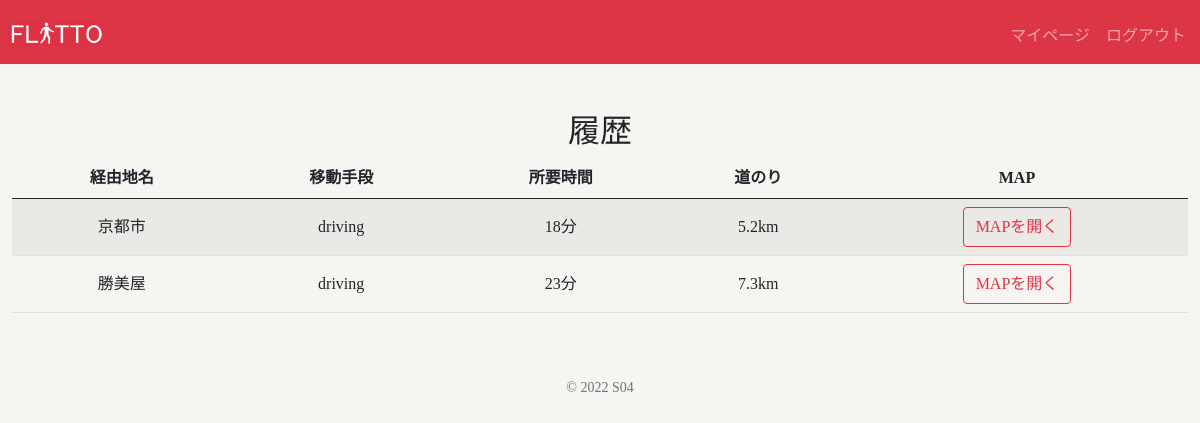
/history (signed in), run on an earlier commit of the app's database.
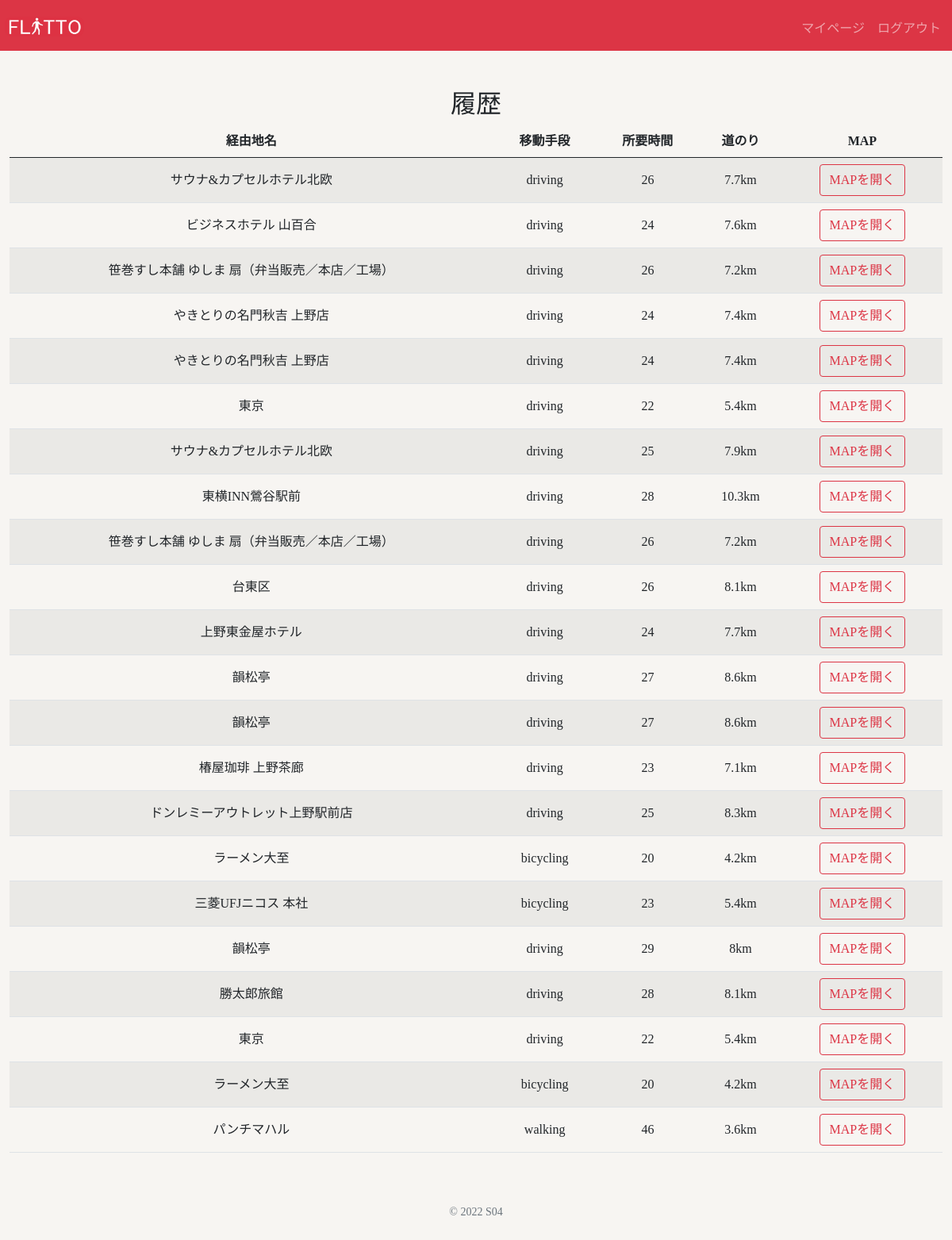
And on a later commit of the database.
### tables this page shows
CREATE TABLE 'history' ('id' INTEGER PRIMARY KEY AUTOINCREMENT NOT NULL, 'userid' INTEGER NOT NULL,'url' TEXT NOT NULL, 'used_at' INTEGER NOT NULL,'required_at' TEXT NOT NULL, 'distance' INTEGER NOT NULL, 'way' TEXT NOT NULL, 'first' TEXT NOT NULL, 'second' TEXT NOT NULL);

### app.py (the view)
@app.route("/history")
def history():
    if request.method == "POST":
        means = request.form.get('means')
    else:
        means = "driving"
    history = db.execute("SELECT * FROM history WHERE userid=?",session['user_id'])
    return render_template("history.html", history = history)

### templates/history.html (shortened to what this page needs)
{% extends "layout.html" %}
{% block main %}
<table class="table table-striped">
    <h2>履歴</h2>
    <thead>
        <tr>
            <th>経由地名</th>
            <th>移動手段</th>
            <th>所要時間</th>
            <th>道のり</th>
            <th>MAP</th>
        </tr>
    </thead>
    <tbody>
        {% set a = namespace(cnt=0) %}
        {% for history in history %}
        <tr>
            <td>{{ history.second }}</td>
            <td>{{ history.way }}</td>
            <td>{{ history.required_at }}</td>
            <td>{{ history.distance }}km</td>
            <td><button onclick="location.href='{{ history.url }}'"
                class="btn btn-outline-danger">MAPを開く</button></td>
        </tr>
        {% set a.cnt = a.cnt + 1 %}
        {% endfor %}
    </tbody>
</table>
{% endblock %}

### templates/layout.html (shortened to what this page needs)
<!DOCTYPE html>
<html>
<head>
    <link rel="stylesheet" href="../static/css/style.css">
    <link rel="stylesheet" href="../static/css/style_index.css">
    <link href="https://cdn.jsdelivr.net/npm/bootstrap@5.0.2/dist/css/bootstrap.min.css" rel="stylesheet">
</head>
    <body class="body">
        <nav class="navbar navbar-expand-md navbar-dark bg-danger">
            {% if session["user_id"] %}
            <a class="navbar-brand" href="/"><img src="static/img/map_logo.png"></a>
            <div class="navbar-collapse collapse justify-content-stretch" id="navbar">
                <ul class="navbar-nav ms-auto mt-2">
                    <li class="nav-item"><a class="nav-link" href="/mypage">マイページ</a></li>
                    <li class="nav-item"><a class="nav-link" href="/logout">ログアウト</a></li>
                </ul>
            </div>
            {% endif %}
        </nav>
        <main class="container-fluid py-5 text-center">
            {% block main %}{% endblock %}
        </main>
        <footer class="mb-5 small text-center text-muted">
            &copy; 2022 S04
        </footer>
    </body>
</html>

### static/css/style.css (style rules this page uses)
.body { font-family: "筑紫B丸ゴシック", "ヒラギノ丸ゴ ProN"; background-color: #F7F5F2; margin:0; padding:0; }
.navbar { background-color: #; padding:0 0.5vw; }
.navbar-brand img { width:100px; margin:0.15vw 0; }
.table td { vertical-align: middle; }

### static/css/style_index.css (style rules this page uses)
.btn { color: #ffffff; padding: 0em 1em; height: 2.5rem; border-radius: 0.3rem; border: #F56D91; background-color: #F56D91; }
img { border-radius:0.75vw; }

What changed in the data, as far as the page shows it:
removed history: second "京都市", way "driving", required_at "18分", distance "5.2"
removed history: second "勝美屋", way "driving", required_at "23分", distance "7.3"
added history: second "サウナ&カプセルホテル北欧", way "driving", required_at "26", distance "7.7"
added history: second "ビジネスホテル 山百合", way "driving", required_at "24", distance "7.6"
added history: second "笹巻すし本舗 ゆしま 扇（弁当販売／本店／工場）", way "driving", required_at "26", distance "7.2"
added history: second "やきとりの名門秋吉 上野店", way "driving", required_at "24", distance "7.4"
added history: second "やきとりの名門秋吉 上野店", way "driving", required_at "24", distance "7.4"
added history: second "東京", way "driving", required_at "22", distance "5.4"
added history: second "サウナ&カプセルホテル北欧", way "driving", required_at "25", distance "7.9"
added history: second "東横INN鶯谷駅前", way "driving", required_at "28", distance "10.3"
added history: second "笹巻すし本舗 ゆしま 扇（弁当販売／本店／工場）", way "driving", required_at "26", distance "7.2"
added history: second "台東区", way "driving", required_at "26", distance "8.1"
added history: second "上野東金屋ホテル", way "driving", required_at "24", distance "7.7"
added history: second "韻松亭", way "driving", required_at "27", distance "8.6"
added history: second "韻松亭", way "driving", required_at "27", distance "8.6"
added history: second "椿屋珈琲 上野茶廊", way "driving", required_at "23", distance "7.1"
added history: second "ドンレミーアウトレット上野駅前店", way "driving", required_at "25", distance "8.3"
added history: second "ラーメン大至", way "bicycling", required_at "20", distance "4.2"
added history: second "三菱UFJニコス 本社", way "bicycling", required_at "23", distance "5.4"
added history: second "韻松亭", way "driving", required_at "29", distance "8"
added history: second "勝太郎旅館", way "driving", required_at "28", distance "8.1"
added history: second "東京", way "driving", required_at "22", distance "5.4"
added history: second "ラーメン大至", way "bicycling", required_at "20", distance "4.2"
added history: second "パンチマハル", way "walking", required_at "46", distance "3.6"
